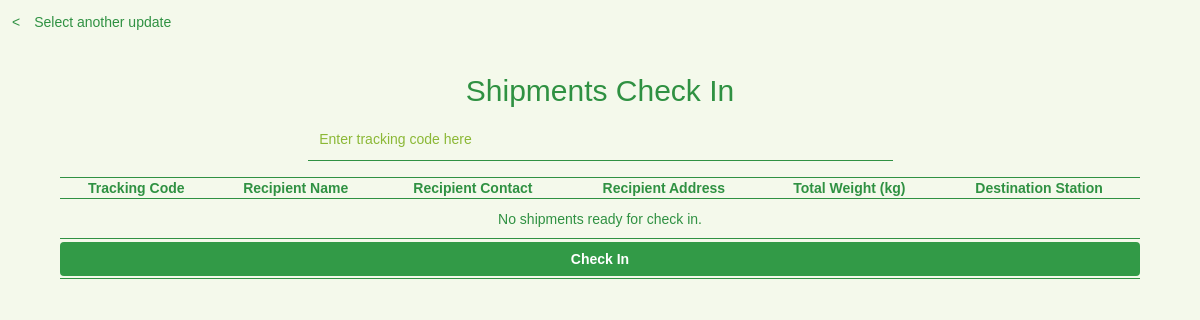
The page /staff/checkin.php on the database as committed earlier.
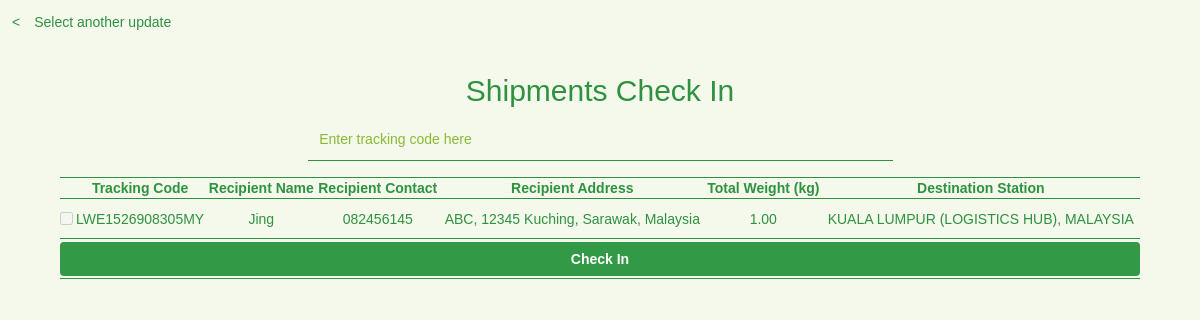
The same page on the database as committed later.
### tables this page shows
CREATE TABLE `shipping` (
  `shipping_id` int(11) NOT NULL AUTO_INCREMENT,
  `user_id` int(11) NOT NULL,
  `recipient_name` varchar(50) NOT NULL,
  `recipient_contact` varchar(15) NOT NULL,
  `remark` varchar(255) DEFAULT NULL,
  `address_id` int(11) NOT NULL,
  `weight` decimal(10,2) NOT NULL,
  `price` varchar(20) NOT NULL,
  `status` text NOT NULL,
  `datetime` timestamp NOT NULL DEFAULT CURRENT_TIMESTAMP ON UPDATE CURRENT_TIMESTAMP,
  `tracking_code` varchar(25) DEFAULT NULL,
  `payment_id` int(11) NOT NULL,
  `review` text,
  `top_up_id` varchar(11) DEFAULT NULL,
  `destination_station` varchar(100) NOT NULL,
  PRIMARY KEY (`shipping_id`)
);

CREATE TABLE `address` (
  `address_id` int(11) NOT NULL AUTO_INCREMENT,
  `user_id` int(11) NOT NULL,
  `address` varchar(100) NOT NULL,
  `state` varchar(100) NOT NULL,
  `city` varchar(100) NOT NULL,
  `country` varchar(50) NOT NULL,
  `postcode` int(11) NOT NULL,
  `astatus` varchar(50) NOT NULL,
  PRIMARY KEY (`address_id`)
);

### staff/checkin.php (the view, shortened to what this page needs)
<?php
require_once '../connection/config.php';
$query = "SELECT *
           FROM shipping sh
           JOIN address ad
           ON sh.address_id = ad.address_id
           WHERE sh.status='SHIPMENT REGISTERED'";
$result = mysqli_query($con, $query);
?>
<!DOCTYPE html>
<html>
    <head>
        <link rel="stylesheet" href="https://maxcdn.bootstrapcdn.com/bootstrap/3.3.7/css/bootstrap.min.css">
        <link href="../frameworks/css/style.css" rel="stylesheet"/>
        <link rel="stylesheet" href="https://cdnjs.cloudflare.com/ajax/libs/font-awesome/4.7.0/css/font-awesome.min.css">
    </head>
    <body class="userbg">
        <div class="row updaterow1">
            <div class="col-xs-12 col-md-12 col-lg-12">
                <p>
                    <a href="main.php#adupdate" class="aback">&lt;&emsp;Select another update</a>
                </p>
            </div>
        </div>
        <div class="row userrow2 center" id="updateview">
            <div class="col-xs-12 col-md-12 col-lg-12">
                <h2 class="bigh2 pagetitle hidden-xs hidden-sm">Shipments Check In</h2>
                <div class="row">
                    <div class="col-xs-6 col-md-6 col-lg-6 col-xs-push-6 col-md-push-3 col-lg-push-3 updatecontainer">
                        <p>
                            <input type="text" name="search" class="formfield" placeholder="Enter tracking code here" id="codeinput" required autofocus />
                        </p>
                    </div>
                </div>
                <div class="row">
                    <div class="col-xs-12 col-md-12 col-lg-12 updatecontainer">
                        <form action="checkin.php" method="post">
                            <table class="purchasetable" id="checkintable">
                                <tr>
                                    <th></th>
                                    <th>Tracking Code</th>
                                    <th>Recipient Name</th>
                                    <th>Recipient Contact</th>
                                    <th>Recipient Address</th>
                                    <th>Total Weight (kg)</th>
                                    <th>Destination Station</th>
                                </tr>
                                <?php
                                    if(mysqli_num_rows($result) > 0)
                                    {
                                        while($row = mysqli_fetch_array($result))
                                        {
                                            ?>
                                        <tr class="bodyrow">
                                            <td>
                                                <input type="checkbox" class="trackcheck" name="tcode[]" value="<?php echo $row['tracking_code']?>" disabled />
                                            </td>
                                            <td><?php echo $row['tracking_code']; ?></td>
                                            <td><?php echo $row['recipient_name'];?></td>
                                            <td><?php echo $row['recipient_contact'];?></td>
                                            <td><?php echo $row['address'].", ".$row['postcode']." ".$row['city'].", ".$row['state'].", ".$row['country'];;?></td>
                                            <td><?php echo $row['weight']?></td>
                                            <td><?php echo $row['destination_station']?></td>
                                        </tr>
                                    <?php
                                        }
                                    }
                                    else
                                    {
                                    ?>
                                    <tr>
                                        <td colspan="7">No shipments ready for check in.</td>
                                    </tr>
                                <?php
                                    }
                                ?>
                                <tr>
                                    <td colspan="7">
                                        <input type="submit" class="btn btnAdd" name="checkin" value="Check In" />
                                    </td>
                                </tr>
                            </table>
                        </form>
                    </div>
                </div>
            </div>
        </div>
    </body>
</html>

### frameworks/css/style.css (style rules this page uses)
body { font-family: sans-serif; overflow-x: hidden; min-height: 100vh; }
.userbg { background-color: #f4f9eb; background-image: url(../../resources/img/cityline.png); background-repeat: no-repeat; background-position: bottom; background-size: 75%; }
.center { text-align: center!important; }
.btnAdd, .btnAdd:visited, .btnAdd:active, btnAdd:focus { width: 100%; background: #329a47!important; color: #fff!important; font-weight: bold!important; outline: none!important; }
.aback { color: #fff; font-weight: normal; }
.formfield { width: 100%; border: none; border-bottom: solid 0.5px #fff; background: none; color: #fff; padding: 2%; margin-bottom: 1%; }
.pagetitle { color: #2f9142!important; }
.purchasetable { border-top: solid 1px #2f9142; border-bottom: solid 1px #2f9142; width: 90%; margin: 0 auto; }
.purchasetable th { text-align: center; color: #2f9142; }
.purchasetable tr { border-top: solid 1px #2f9142; border-bottom: solid 1px #2f9142; }
.purchasetable td { text-align: center; color: #2f9142; height: 40px; }
.modal-body .formfield, .updatecontainer .formfield { border-bottom: solid 1px #2f9142!important; color: #8bb836!important; }
.modal-body .formfield::placeholder, .updatecontainer .formfield::placeholder { color: #8bb836!important; }
.updatecontainer { color: #2f9142; }
.updaterow1 { padding: 1% 1%; }
.aback { color: #2f9142; font-weight: normal; }
.formfield::placeholder { color: rgba(255, 255, 255, 0.5); }

Rows that differ between the two databases and show on the page:
added shipping: tracking_code "LWE1526908305MY", recipient_name "Jing", recipient_contact "082456145", address.address "ABC", address.postcode "12345", address.city "Kuching", address.state "Sarawak", address.country "Malaysia", weight "1.00", destination_station "KUALA LUMPUR (LOGISTICS HUB), MALAYSIA"
Other text that changed with them:
text no longer shown: "No shipments ready for check in."
